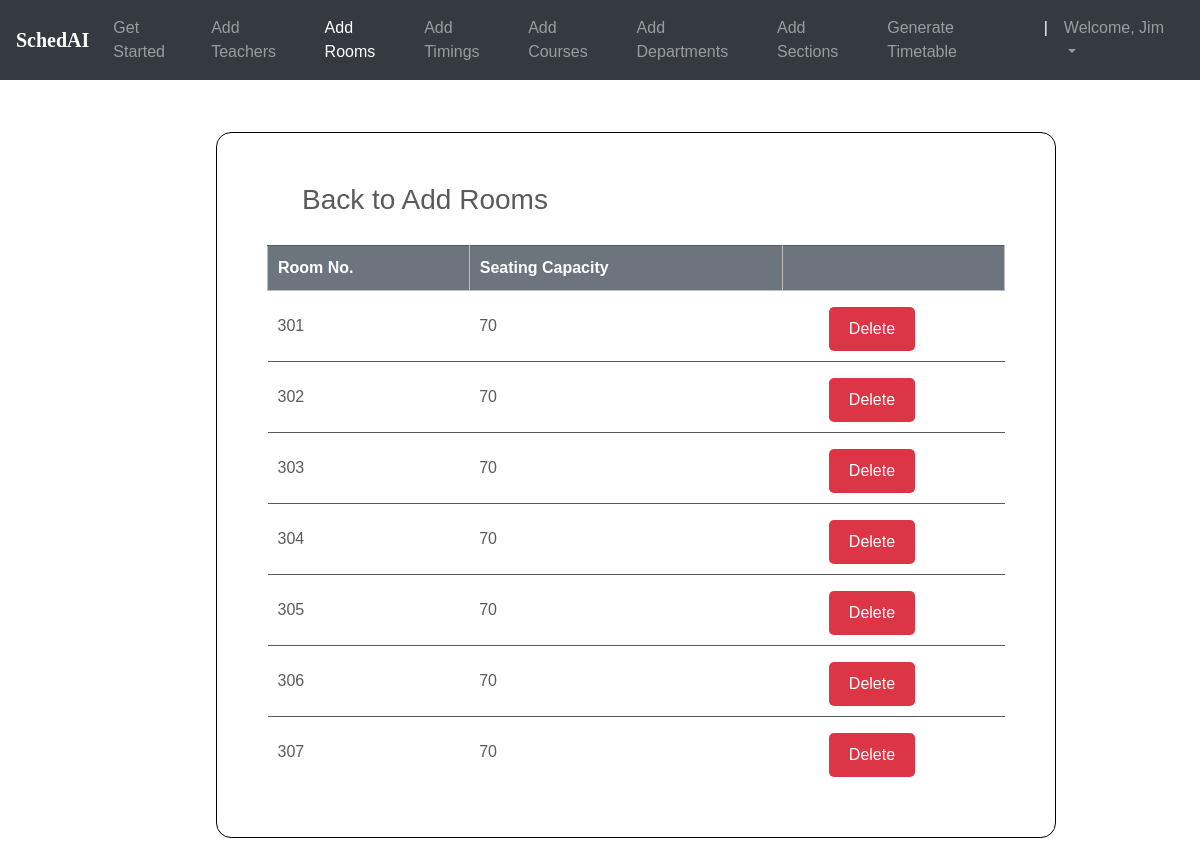
The page /rooms_list/ (signed in) on the database its author committed.
### ttgen/models.py (models this page shows, shortened)
class Room(models.Model):
    r_number = models.CharField(max_length=6)
    seating_capacity = models.IntegerField(default=0)

### ttgen/views.py (the view)
# urls.py: path('rooms_list/', views.room_list, name='editrooms'),
@login_required
def room_list(request):
    context = {
        'rooms': Room.objects.all()
    }
    return render(request, 'roomslist.html', context)

### templates/roomslist.html (shortened to what this page needs)
<!DOCTYPE html>
<html lang="en">
<head>
	<link rel="stylesheet" href="https://maxcdn.bootstrapcdn.com/bootstrap/4.0.0/css/bootstrap.min.css">
    <link rel="stylesheet" type="text/css" href="static/css/index.css">
</head>
<body>
        <header>
			<nav class="navbar navbar-expand-md navbar-dark fixed-top bg-dark">
                <a class="navbar-brand" href="#"><b>SchedAI</b></a>
                <div class="collapse navbar-collapse" id="navbarCollapse">
                    <ul class="navbar-nav ml-auto">
                    <li class="nav-item">
                        <a class="nav-link" href="{% url 'admindash' %}">Get Started</a>
                    </li>
                    <li class="nav-item">
                        <a class="nav-link" href="{% url 'addInstructors' %}">Add Teachers</a>
                    </li>
                    <li class="nav-item active">
                        <a class="nav-link" href="{% url 'addRooms' %}">Add Rooms</a>
                    </li>
                    <li class="nav-item">
		                <a class="nav-link" href="{% url 'addTimings' %}">Add Timings</a>
		            </li>
                    <li class="nav-item">
                        <a class="nav-link" href="{% url 'addCourses' %}">Add Courses</a>
                    </li>
                    <li class="nav-item">
			            <a class="nav-link" href="{% url 'addDepts' %}">Add Departments</a>
		            </li>
                    <li class="nav-item">
			            <a class="nav-link" href="{% url 'addSections' %}">Add Sections</a>
		            </li>
                    <li class="nav-item">
			            <a class="nav-link" href="{% url 'generate' %}">Generate Timetable</a>
		            </li>
                    <li class="nav-item active">
			            <a class="nav-link">|</a>
		            </li>
                    <li class="nav-item dropdown">
		                <a class="nav-link dropdown-toggle" href="#" id="dropdown03" data-toggle="dropdown" aria-haspopup="true" aria-expanded="false">Welcome, {{ user.first_name }}</a>
		            </li>
                    </ul>
                </div>
            </nav>
        </header>
        {% block content %}
        {% load static %}
        <br>
        <br>
<fieldset class="fieldset">
    <a href="{% url 'addRooms'%}"><h1 class="tablink" onclick="openPage('new')" id="defaultOpen">Back to Add Rooms</h1></a>
    <div class="tabcontent" id="edit">
        <table class="table1">
            <thead>
            <tr class="table-headers">
            <th>Room No.</th>
            <th>Seating Capacity</th>
            <th  class="empty"></th>
            </tr>
            </thead>
            <tbody>
            {% for rm in rooms %}
            <tr>
             <td>{{rm.r_number}}</td>
             <td>{{rm.seating_capacity}}</td>
             <td class="empty">
                <form action="{% url 'deleteroom' rm.id %}" method="post">
                        <input type="submit" value="Delete" class="cross">
                </form>
             </td>
             </tr>
            {% endfor %}
            </tbody>
        </table>
    </div>
</fieldset>
{% endblock %}

### static/css/index.css (style rules this page uses)
body { padding-top: 3rem; padding-bottom: 3rem; color: #5a5a5a; font-family: 'Poppins', sans-serif; overflow-x: hidden; }
nav { font-family: sans-serif; }
.navbar-brand { font-size: 20px; font-family: Georgia, 'Times New Roman', Times, serif; }

### templates/roomslist.html (style rules this page uses)
nav { font-family: sans-serif; }
.navbar-brand { font-size: 20px; font-family: Georgia, 'Times New Roman', Times, serif; }
* { margin: 0; padding: 0; box-sizing: border-box; }
html { scroll-behavior: smooth; }
a { text-decoration:none; }
form { margin-top: 3%; margin-left: 18%; margin-right: 12%; }
fieldset h1 { color: #5a5a5a; padding-bottom: 20px; margin-left: 35px; display: inline-block; cursor: pointer; font-size: 28px; }
fieldset input { padding:8px; color: #938c8c }
.table2 td, th { border: 1px solid rgb(190,190,190); padding: 10px 20px; }
.table1 { width: 100%; border-collapse: collapse; text-align: left; overflow: hidden; }
.table1 td, th { border-top: 1px solid #5a5a5a; padding: 10px; }
.table1 th { background-color: #6c757d; color: #fff; }
.cross { font-size:16px; color: #fff; cursor: pointer; border: none; background-color: #dc3545; border-radius: 5px; padding: 10px 20px; }
.fieldset { margin-top: 3%; margin-left: 18%; margin-right: 12%; padding: 50px; background-color: #fff; border: 1px solid black; border-radius: 15px; }

### rows shown on the page
Room: r_number "301", seating_capacity "70"
Room: r_number "302", seating_capacity "70"
Room: r_number "303", seating_capacity "70"
Room: r_number "304", seating_capacity "70"
Room: r_number "305", seating_capacity "70"
Room: r_number "306", seating_capacity "70"
Room: r_number "307", seating_capacity "70"

### other values the page prints
{{ user.first_name }} "Jim"
